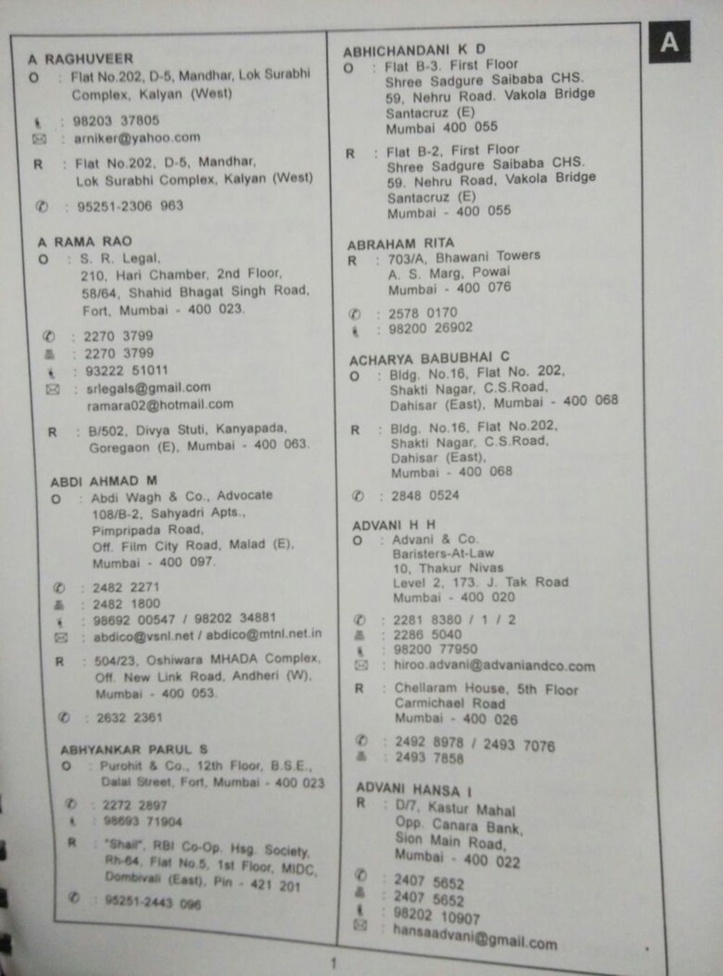
//> input picture a.jpg, 723 x 976 px, shrunk from 2000 x 2698 before the run
$ ./testopencv a.jpg   (built with g++ and OpenCV 4)
//> lines starting //> are read from the running program, lines starting //| are printed output that depends on the picture; after the words box and inside, x2 and y2 are one past the last pixel; in counts of white or black regions, pixels touching at a corner belong together
#include <stdio.h>
#include <unistd.h>
#include <getopt.h>
#include <iostream>
#include <cv.h>
#include <highgui.h>
#include <math.h>

using namespace std;
using namespace cv;


int main(int argc, char *argv[]){
	Mat img = imread("a.jpg",CV_LOAD_IMAGE_GRAYSCALE);
//> img: 976 rows x 723 cols, CV_8UC1; min 12, max 205, mean 177
	int VAL;
//	VAL = atoi(argv[1]);
//	VAL = 1.8;
	imshow("Before",img);
	waitKey(0);
	int max = img.at<uchar>(0,0);
//> max = 161
	int min=max;
//> min = 161
	for(int j=0;j<img.rows;j++)
	{
	  for (int i=0;i<img.cols;i++)
	  {
		int temp = img.at<uchar>(j,i);
		if(temp>max) max = temp;
		if(temp<min) min = temp;
//	       img.at<uchar>(j,i) = img.at<uchar>(j,i); //white
	  }
	}
//> this loop made 976 passes
//> (max, min) on passes 1 to 3: (189, 161), (189, 161), (189, 161)
//> after the loop, max = 205; min = 12
	Mat img2 = imread("a.jpg",CV_LOAD_IMAGE_GRAYSCALE);
//	cout<<"Max is "<<max<<endl<<"Min is "<<min<<endl;
	for(int j=0;j<img.rows;j++)
	{
	  for (int i=0;i<img.cols;i++)
	  {
		int temp = img.at<uchar>(j,i);
		float value = (((temp - min)*1.0)/(max - min))*(.99);
		value = pow(value,1.7);
		img.at<uchar>(j,i) = value*255;
	  }
	}
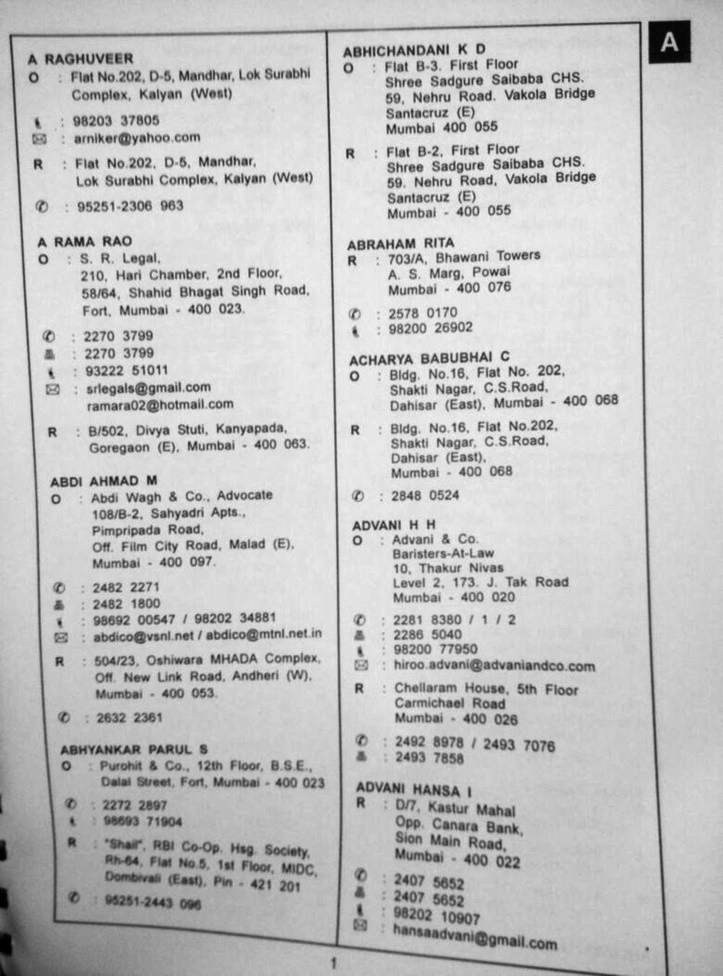
//> img: 976 rows x 723 cols, CV_8UC1; min 0, max 250, mean 193.8

	for(int j=0;j<img2.rows;j++)
	{
	  for (int i=0;i<img2.cols;i++)
	  {
		int temp = img2.at<uchar>(j,i);
		float value = (((temp - min)*1.0)/(max - min))*(.99);
		value = pow(value,4);
		img2.at<uchar>(j,i) = value*255;
	  }
	}
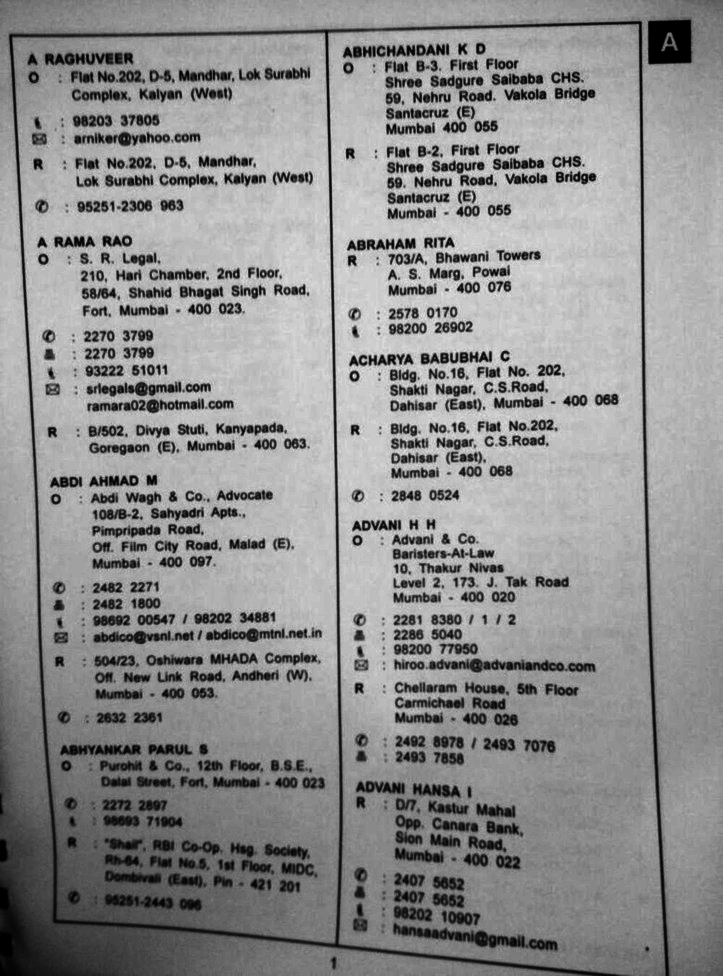
//> img2: 976 rows x 723 cols, CV_8UC1; min 0, max 244, mean 142.4

	imshow("1.7",img);
	imwrite("after1_7.jpg",img);
	waitKey(0);
	Mat dst;
	adaptiveThreshold(img,dst,255,ADAPTIVE_THRESH_GAUSSIAN_C,THRESH_BINARY,11,0);
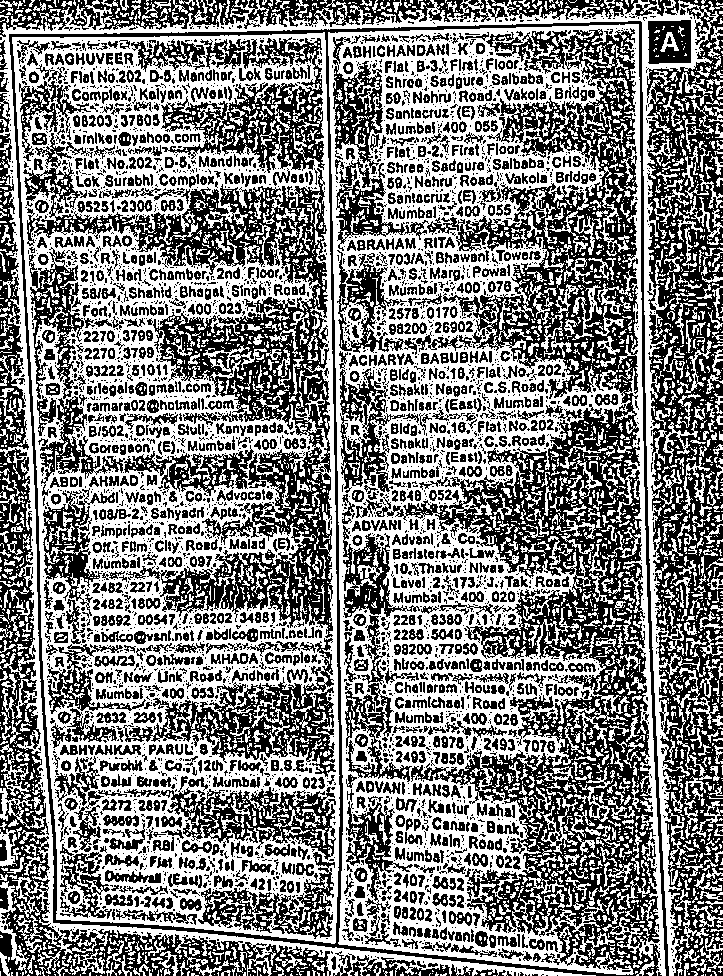
//> dst: 976 rows x 723 cols, CV_8UC1; 50.1% white; 4687 black regions (3139 under 20 px), largest, box (x1, y1, x2, y2) and area: (9, 21, 669, 976) 87443, (646, 0, 723, 976) 39158, (23, 133, 333, 638) 33872
	imshow("Binary otsu with bilateral blur",dst);
	waitKey(0);

	Mat dst1;
	threshold(img,dst1,0,255,CV_THRESH_BINARY|CV_THRESH_OTSU);
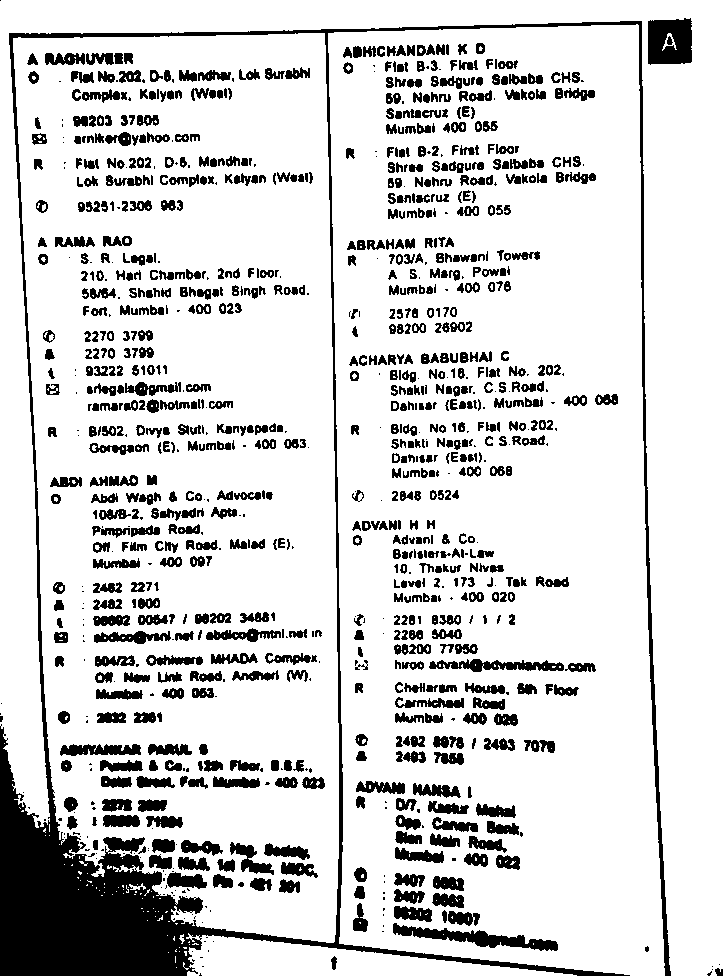
//> dst1: 976 rows x 723 cols, CV_8UC1; 83.7% white; 1052 black regions (258 under 20 px), largest, box (x1, y1, x2, y2) and area: (0, 21, 671, 976) 37604, (648, 18, 692, 65) 1811, (393, 923, 558, 951) 1629
	imshow("Binary",dst1);
	imwrite("mid.jpg",dst1);
	waitKey(0);
	for(int i=0;i<dst.rows;i++){
		for(int j=0;j<dst.cols;j++){
			if(dst1.at<uchar>(i,j) == 255)	dst.at<uchar>(i,j)=255;
			if(img2.at<uchar>(i,j) < 5)	dst.at<uchar>(i,j)=0;
		}
	}
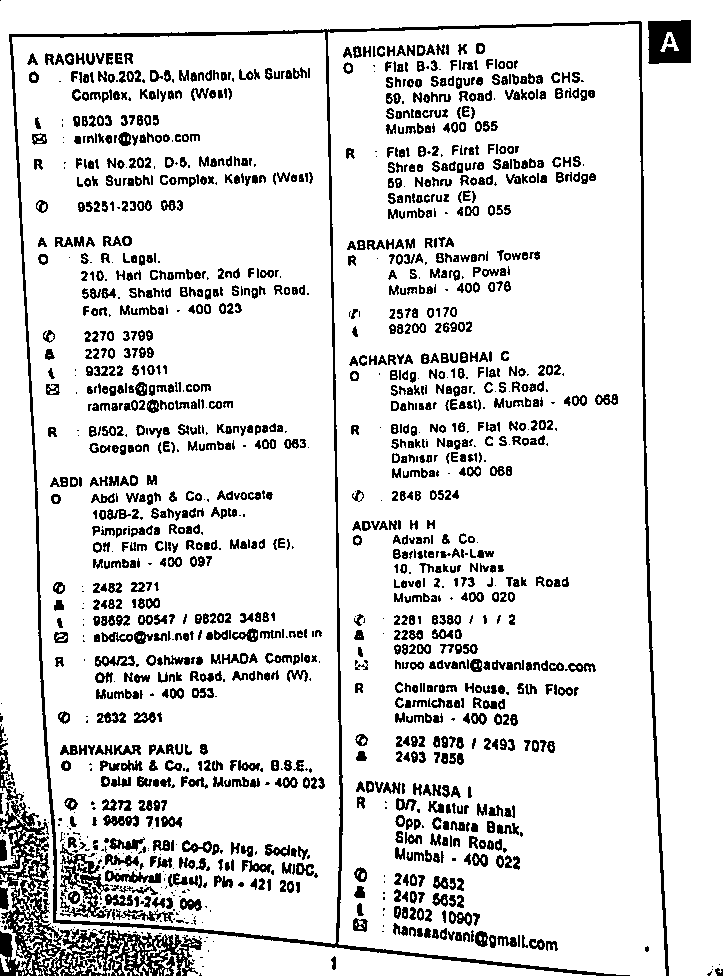
//> dst: 976 rows x 723 cols, CV_8UC1; 87.1% white; 1586 black regions (380 under 20 px), largest, box (x1, y1, x2, y2) and area: (9, 21, 669, 976) 11863, (0, 800, 202, 976) 8172, (648, 20, 691, 64) 1612
	imshow("Binary",dst);
	imwrite("end.jpg",dst);
	waitKey(0);
	return 0;
}
